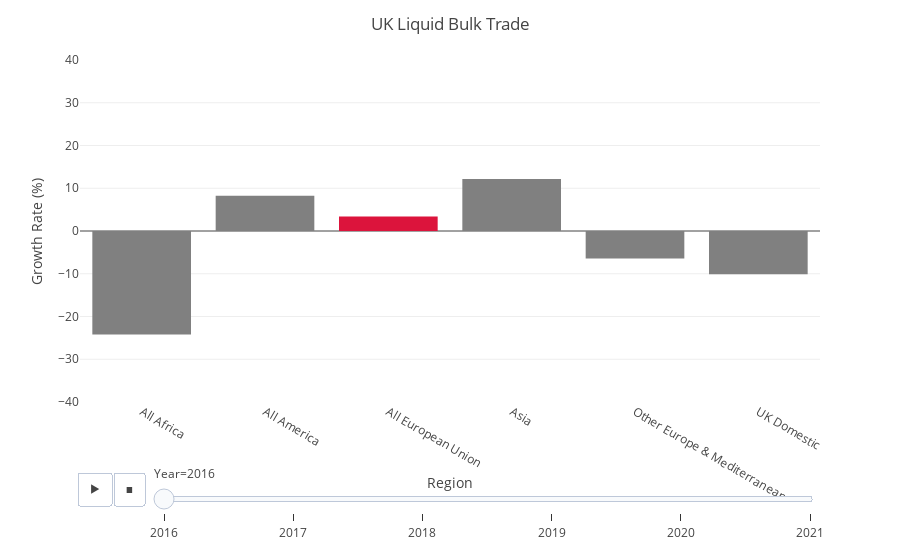

This figure's notebook cell:
### Markdown cell above
<b>Effect on major cargoes</b>

### Code cell
#Filtering Data
df_lb = df.loc[df['Cargo Group'] == 'Liquid Bulk']
df_lb = df_lb.loc[~df_lb['Region'].str.contains('Unspecified')]
df_lb = df_lb.loc[~df_lb['Region'].str.contains('Australasia')]
df_lb = df_lb.groupby(['Region', 'Year']).sum()
df_lb = df_lb.reset_index()
df_lb['Growth Rate (%)'] = df_lb['Tonnage (thousands)'].pct_change().mul(100).round(2)
df_lb = df_lb.loc[df_lb['Year'] > 2015]

#Plot
fig = px.bar(
    df_lb, x='Region', y='Growth Rate (%)', animation_frame='Year', color='Region',
    color_discrete_map={
                'All Africa': 'gray',
                'All America': 'gray',
                'Other Europe & Mediterranean': 'gray',
                'UK Domestic': 'gray',
                'All European Union': 'crimson',
                'Asia': 'gray'},
    template='none',
    range_y=[-40,40])
fig.update_layout(showlegend=False)
fig.update_layout(title='UK Liquid Bulk Trade')

fig.show()

### Figure 1 — Plotly figure (JSON) as saved in the notebook; plotly's stock layout.template omitted (floating-point values rounded to 4 significant figures)
{"data": [{"alignmentgroup": "True", "hovertemplate": "Region=%{x}<br>Year=2016<br>Growth Rate (%)=%{y}<extra></extra>", "legendgroup": "All Africa", "marker": {"color": "gray", "pattern": {"shape": ""}}, "name": "All Africa", "offsetgroup": "All Africa", "orientation": "v", "showlegend": true, "textposition": "auto", "type": "bar", "x": ["All Africa"], "xaxis": "x", "y": [-24.22], "yaxis": "y"}, {"alignmentgroup": "True", "hovertemplate": "Region=%{x}<br>Year=2016<br>Growth Rate (%)=%{y}<extra></extra>", "legendgroup": "All America", "marker": {"color": "gray", "pattern": {"shape": ""}}, "name": "All America", "offsetgroup": "All America", "orientation": "v", "showlegend": true, "textposition": "auto", "type": "bar", "x": ["All America"], "xaxis": "x", "y": [8.23], "yaxis": "y"}, {"alignmentgroup": "True", "hovertemplate": "Region=%{x}<br>Year=2016<br>Growth Rate (%)=%{y}<extra></extra>", "legendgroup": "All European Union", "marker": {"color": "crimson", "pattern": {"shape": ""}}, "name": "All European Union", "offsetgroup": "All European Union", "orientation": "v", "showlegend": true, "textposition": "auto", "type": "bar", "x": ["All European Union"], "xaxis": "x", "y": [3.41], "yaxis": "y"}, {"alignmentgroup": "True", "hovertemplate": "Region=%{x}<br>Year=2016<br>Growth Rate (%)=%{y}<extra></extra>", "legendgroup": "Asia", "marker": {"color": "gray", "pattern": {"shape": ""}}, "name": "Asia", "offsetgroup": "Asia", "orientation": "v", "showlegend": true, "textposition": "auto", "type": "bar", "x": ["Asia"], "xaxis": "x", "y": [12.17], "yaxis": "y"}, {"alignmentgroup": "True", "hovertemplate": "Region=%{x}<br>Year=2016<br>Growth Rate (%)=%{y}<extra></extra>", "legendgroup": "Other Europe & Mediterranean", "marker": {"color": "gray", "pattern": {"shape": ""}}, "name": "Other Europe & Mediterranean", "offsetgroup": "Other Europe & Mediterranean", "orientation": "v", "showlegend": true, "textposition": "auto", "type": "bar", "x": ["Other Europe & Mediterranean"], "xaxis": "x", "y": [-6.43], "yaxis": "y"}, {"alignmentgroup": "True", "hovertemplate": "Region=%{x}<br>Year=2016<br>Growth Rate (%)=%{y}<extra></extra>", "legendgroup": "UK Domestic", "marker": {"color": "gray", "pattern": {"shape": ""}}, "name": "UK Domestic", "offsetgroup": "UK Domestic", "orientation": "v", "showlegend": true, "textposition": "auto", "type": "bar", "x": ["UK Domestic"], "xaxis": "x", "y": [-10.13], "yaxis": "y"}], "layout": {"barmode": "relative", "legend": {"title": {"text": "Region"}, "tracegroupgap": 0}, "margin": {"t": 60}, "showlegend": false, "sliders": [{"active": 0, "currentvalue": {"prefix": "Year="}, "len": 0.9, "pad": {"b": 10, "t": 60}, "steps": [{"args": [["2016"], {"frame": {"duration": 0, "redraw": true}, "fromcurrent": true, "mode": "immediate", "transition": {"duration": 0, "easing": "linear"}}], "label": "2016", "method": "animate"}, {"args": [["2017"], {"frame": {"duration": 0, "redraw": true}, "fromcurrent": true, "mode": "immediate", "transition": {"duration": 0, "easing": "linear"}}], "label": "2017", "method": "animate"}, {"args": [["2018"], {"frame": {"duration": 0, "redraw": true}, "fromcurrent": true, "mode": "immediate", "transition": {"duration": 0, "easing": "linear"}}], "label": "2018", "method": "animate"}, {"args": [["2019"], {"frame": {"duration": 0, "redraw": true}, "fromcurrent": true, "mode": "immediate", "transition": {"duration": 0, "easing": "linear"}}], "label": "2019", "method": "animate"}, {"args": [["2020"], {"frame": {"duration": 0, "redraw": true}, "fromcurrent": true, "mode": "immediate", "transition": {"duration": 0, "easing": "linear"}}], "label": "2020", "method": "animate"}, {"args": [["2021"], {"frame": {"duration": 0, "redraw": true}, "fromcurrent": true, "mode": "immediate", "transition": {"duration": 0, "easing": "linear"}}], "label": "2021", "method": "animate"}], "x": 0.1, "xanchor": "left", "y": 0, "yanchor": "top"}], "title": {"text": "UK Liquid Bulk Trade"}, "updatemenus": [{"buttons": [{"args": [null, {"frame": {"duration": 500, "redraw": true}, "fromcurrent": true, "mode": "immediate", "transition": {"duration": 500, "easing": "linear"}}], "label": "&#9654;", "method": "animate"}, {"args": [[null], {"frame": {"duration": 0, "redraw": true}, "fromcurrent": true, "mode": "immediate", "transition": {"duration": 0, "easing": "linear"}}], "label": "&#9724;", "method": "animate"}], "direction": "left", "pad": {"r": 10, "t": 70}, "showactive": false, "type": "buttons", "x": 0.1, "xanchor": "right", "y": 0, "yanchor": "top"}], "xaxis": {"anchor": "y", "categoryarray": ["All Africa", "All America", "All European Union", "Asia", "Other Europe & Mediterranean", "UK Domestic"], "categoryorder": "array", "domain": [0, 1], "title": {"text": "Region"}}, "yaxis": {"anchor": "x", "domain": [0, 1], "range": [-40, 40], "title": {"text": "Growth Rate (%)"}}}}
